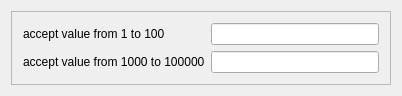
<?xml version="1.0" encoding="UTF-8"?>
<ui version="4.0">
 <class>CIntValidatorExample</class>
 <widget class="QMainWindow" name="CIntValidatorExample">
  <property name="geometry">
   <rect>
    <x>0</x>
    <y>0</y>
    <width>402</width>
    <height>96</height>
   </rect>
  </property>
  <property name="windowTitle">
   <string>CIntValidatorExample</string>
  </property>
  <widget class="QWidget" name="centralWidget">
   <layout class="QGridLayout" name="gridLayout_3">
    <item row="0" column="0">
     <widget class="QFrame" name="frame">
      <property name="frameShape">
       <enum>QFrame::StyledPanel</enum>
      </property>
      <property name="frameShadow">
       <enum>QFrame::Raised</enum>
      </property>
      <layout class="QGridLayout" name="gridLayout_2">
       <item row="0" column="0">
        <layout class="QGridLayout" name="gridLayout">
         <item row="0" column="0">
          <widget class="QLabel" name="m_lblValueRangeFrom1to100">
           <property name="text">
            <string>accept value from 1 to 100</string>
           </property>
          </widget>
         </item>
         <item row="0" column="1">
          <widget class="QLineEdit" name="m_leValueRangeFrom1to100"/>
         </item>
         <item row="1" column="0">
          <widget class="QLabel" name="m_lblValueRangeFrom1000to100000">
           <property name="text">
            <string>accept value from 1000 to 100000</string>
           </property>
          </widget>
         </item>
         <item row="1" column="1">
          <widget class="QLineEdit" name="m_leValueRangeFrom1000to100000"/>
         </item>
        </layout>
       </item>
      </layout>
     </widget>
    </item>
   </layout>
  </widget>
 </widget>
 <layoutdefault spacing="6" margin="11"/>
 <resources/>
 <connections/>
</ui>
